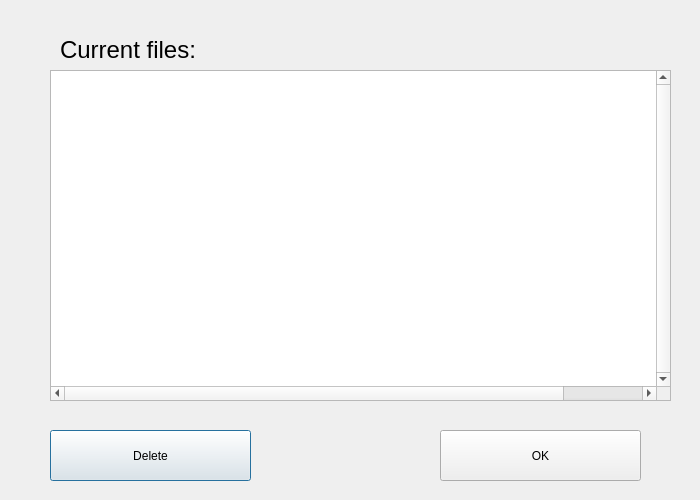
<?xml version="1.0" encoding="UTF-8"?>
<ui version="4.0">
 <class>filemandialog</class>
 <widget class="QDialog" name="filemandialog">
  <property name="geometry">
   <rect>
    <x>0</x>
    <y>0</y>
    <width>700</width>
    <height>500</height>
   </rect>
  </property>
  <property name="minimumSize">
   <size>
    <width>700</width>
    <height>500</height>
   </size>
  </property>
  <property name="maximumSize">
   <size>
    <width>700</width>
    <height>500</height>
   </size>
  </property>
  <property name="windowTitle">
   <string>Dialog</string>
  </property>
  <widget class="QTableWidget" name="fileTable">
   <property name="geometry">
    <rect>
     <x>50</x>
     <y>70</y>
     <width>621</width>
     <height>331</height>
    </rect>
   </property>
   <property name="font">
    <font>
     <pointsize>14</pointsize>
    </font>
   </property>
   <property name="verticalScrollBarPolicy">
    <enum>Qt::ScrollBarAlwaysOn</enum>
   </property>
   <property name="editTriggers">
    <set>QAbstractItemView::AnyKeyPressed|QAbstractItemView::CurrentChanged|QAbstractItemView::DoubleClicked|QAbstractItemView::EditKeyPressed</set>
   </property>
   <property name="verticalScrollMode">
    <enum>QAbstractItemView::ScrollPerPixel</enum>
   </property>
   <property name="horizontalScrollMode">
    <enum>QAbstractItemView::ScrollPerPixel</enum>
   </property>
   <property name="showGrid">
    <bool>false</bool>
   </property>
   <property name="cornerButtonEnabled">
    <bool>false</bool>
   </property>
   <property name="rowCount">
    <number>1</number>
   </property>
   <property name="columnCount">
    <number>7</number>
   </property>
   <attribute name="horizontalHeaderVisible">
    <bool>false</bool>
   </attribute>
   <attribute name="verticalHeaderVisible">
    <bool>false</bool>
   </attribute>
   <row/>
   <column/>
   <column/>
   <column/>
   <column/>
   <column/>
   <column/>
   <column/>
  </widget>
  <widget class="QPushButton" name="butDeleteButton">
   <property name="geometry">
    <rect>
     <x>50</x>
     <y>430</y>
     <width>201</width>
     <height>51</height>
    </rect>
   </property>
   <property name="sizePolicy">
    <sizepolicy hsizetype="Fixed" vsizetype="Fixed">
     <horstretch>0</horstretch>
     <verstretch>0</verstretch>
    </sizepolicy>
   </property>
   <property name="minimumSize">
    <size>
     <width>201</width>
     <height>51</height>
    </size>
   </property>
   <property name="maximumSize">
    <size>
     <width>201</width>
     <height>51</height>
    </size>
   </property>
   <property name="text">
    <string>Delete</string>
   </property>
  </widget>
  <widget class="QPushButton" name="butOK">
   <property name="geometry">
    <rect>
     <x>440</x>
     <y>430</y>
     <width>201</width>
     <height>51</height>
    </rect>
   </property>
   <property name="sizePolicy">
    <sizepolicy hsizetype="Fixed" vsizetype="Fixed">
     <horstretch>0</horstretch>
     <verstretch>0</verstretch>
    </sizepolicy>
   </property>
   <property name="minimumSize">
    <size>
     <width>201</width>
     <height>51</height>
    </size>
   </property>
   <property name="maximumSize">
    <size>
     <width>201</width>
     <height>51</height>
    </size>
   </property>
   <property name="text">
    <string>OK</string>
   </property>
  </widget>
  <widget class="QLabel" name="lblHeading">
   <property name="geometry">
    <rect>
     <x>60</x>
     <y>30</y>
     <width>561</width>
     <height>40</height>
    </rect>
   </property>
   <property name="font">
    <font>
     <pointsize>18</pointsize>
    </font>
   </property>
   <property name="text">
    <string>Current files:</string>
   </property>
  </widget>
 </widget>
 <resources/>
 <connections/>
</ui>
